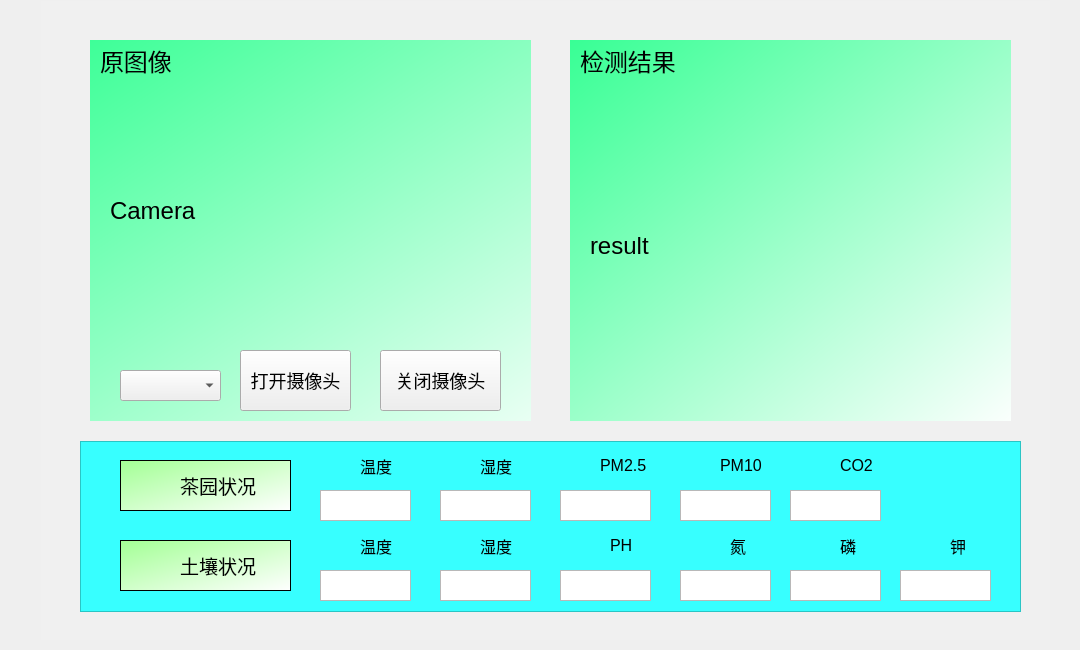
    <widget class="QWidget" name="tab">
     <attribute name="icon">
      <iconset>
       <normaloff>../PycharmProjects/Upper/image/js.png</normaloff>
       <normalon>../PycharmProjects/Upper/image/js_1.png</normalon>../PycharmProjects/Upper/image/js.png</iconset>
     </attribute>
     <attribute name="title">
      <string>实时监控</string>
     </attribute>
     <widget class="QGroupBox" name="groupBox_5">
      <property name="geometry">
       <rect>
        <x>90</x>
        <y>40</y>
        <width>441</width>
        <height>381</height>
       </rect>
      </property>
      <property name="title">
       <string>摄像头画面</string>
      </property>
      <widget class="QLabel" name="camera_label">
       <property name="geometry">
        <rect>
         <x>20</x>
         <y>40</y>
         <width>401</width>
         <height>261</height>
        </rect>
       </property>
       <property name="styleSheet">
        <string notr="true">font:24px</string>
       </property>
       <property name="text">
        <string>Camera</string>
       </property>
      </widget>
      <widget class="QPushButton" name="open_camera_button">
       <property name="geometry">
        <rect>
         <x>150</x>
         <y>310</y>
         <width>111</width>
         <height>61</height>
        </rect>
       </property>
       <property name="font">
        <font>
         <pointsize>-1</pointsize>
         <weight>50</weight>
         <italic>false</italic>
         <bold>false</bold>
        </font>
       </property>
       <property name="styleSheet">
        <string notr="true">font:18px</string>
       </property>
       <property name="text">
        <string>打开摄像头</string>
       </property>
      </widget>
      <widget class="QPushButton" name="close_camera_button">
       <property name="geometry">
        <rect>
         <x>290</x>
         <y>310</y>
         <width>121</width>
         <height>61</height>
        </rect>
       </property>
       <property name="font">
        <font>
         <pointsize>-1</pointsize>
         <weight>50</weight>
         <italic>false</italic>
         <bold>false</bold>
        </font>
       </property>
       <property name="styleSheet">
        <string notr="true">font:18px</string>
       </property>
       <property name="text">
        <string>关闭摄像头</string>
       </property>
      </widget>
      <widget class="QComboBox" name="select_Camera">
       <property name="geometry">
        <rect>
         <x>30</x>
         <y>330</y>
         <width>101</width>
         <height>31</height>
        </rect>
       </property>
      </widget>
      <widget class="QTextEdit" name="textEdit_2">
       <property name="geometry">
        <rect>
         <x>-60</x>
         <y>-10</y>
         <width>601</width>
         <height>411</height>
        </rect>
       </property>
       <property name="styleSheet">
        <string notr="true">background-color: qlineargradient(spread:pad, x1:0, y1:0, x2:1, y2:1, stop:0 rgba(49, 255, 145, 255), stop:1 rgba(255, 255, 255, 255));</string>
       </property>
      </widget>
      <widget class="QLabel" name="label_23">
       <property name="geometry">
        <rect>
         <x>110</x>
         <y>0</y>
         <width>41</width>
         <height>41</height>
        </rect>
       </property>
       <property name="styleSheet">
        <string notr="true">image:url(:/icon/image/video.png)</string>
       </property>
       <property name="text">
        <string/>
       </property>
      </widget>
      <widget class="QLabel" name="label_34">
       <property name="geometry">
        <rect>
         <x>10</x>
         <y>0</y>
         <width>141</width>
         <height>41</height>
        </rect>
       </property>
       <property name="styleSheet">
        <string notr="true">font:18pt;</string>
       </property>
       <property name="text">
        <string>原图像</string>
       </property>
      </widget>
      <zorder>textEdit_2</zorder>
      <zorder>camera_label</zorder>
      <zorder>open_camera_button</zorder>
      <zorder>close_camera_button</zorder>
      <zorder>select_Camera</zorder>
      <zorder>label_34</zorder>
      <zorder>label_23</zorder>
     </widget>
     <widget class="QGroupBox" name="groupBox_6">
      <property name="geometry">
       <rect>
        <x>570</x>
        <y>40</y>
        <width>441</width>
        <height>381</height>
       </rect>
      </property>
      <property name="title">
       <string>病虫害识别结果</string>
      </property>
      <widget class="QLabel" name="result_label">
       <property name="geometry">
        <rect>
         <x>20</x>
         <y>40</y>
         <width>401</width>
         <height>331</height>
        </rect>
       </property>
       <property name="styleSheet">
        <string notr="true">font:24px</string>
       </property>
       <property name="text">
        <string>result</string>
       </property>
      </widget>
      <widget class="QTextEdit" name="textEdit_6">
       <property name="geometry">
        <rect>
         <x>-20</x>
         <y>-10</y>
         <width>471</width>
         <height>401</height>
        </rect>
       </property>
       <property name="styleSheet">
        <string notr="true">background-color: qlineargradient(spread:pad, x1:0, y1:0, x2:1, y2:1, stop:0 rgba(49, 255, 145, 255), stop:1 rgba(255, 255, 255, 255));</string>
       </property>
      </widget>
      <widget class="QLabel" name="label_24">
       <property name="geometry">
        <rect>
         <x>140</x>
         <y>0</y>
         <width>41</width>
         <height>51</height>
        </rect>
       </property>
       <property name="styleSheet">
        <string notr="true">image:url(:/icon/image/eye_hw.png)</string>
       </property>
       <property name="text">
        <string/>
       </property>
      </widget>
      <widget class="QLabel" name="label_35">
       <property name="geometry">
        <rect>
         <x>10</x>
         <y>0</y>
         <width>141</width>
         <height>41</height>
        </rect>
       </property>
       <property name="styleSheet">
        <string notr="true">font:18pt;</string>
       </property>
       <property name="text">
        <string>检测结果</string>
       </property>
      </widget>
      <zorder>textEdit_6</zorder>
      <zorder>result_label</zorder>
      <zorder>label_24</zorder>
      <zorder>label_35</zorder>
     </widget>
     <widget class="QLabel" name="label_39">
      <property name="geometry">
       <rect>
        <x>60</x>
        <y>490</y>
        <width>51</width>
        <height>51</height>
       </rect>
      </property>
      <property name="styleSheet">
       <string notr="true">image: url(:/data.png);</string>
      </property>
      <property name="text">
       <string/>
      </property>
     </widget>
     <widget class="QTextEdit" name="textEdit_4">
      <property name="geometry">
       <rect>
        <x>120</x>
        <y>460</y>
        <width>171</width>
        <height>51</height>
       </rect>
      </property>
      <property name="styleSheet">
       <string notr="true">background-color: qlineargradient(spread:pad, x1:0, y1:0, x2:1, y2:1, stop:0 rgba(162, 255, 148,255), stop:1 rgba(255, 255, 255, 255));</string>
      </property>
     </widget>
     <widget class="QLabel" name="label_14">
      <property name="geometry">
       <rect>
        <x>180</x>
        <y>470</y>
        <width>91</width>
        <height>31</height>
       </rect>
      </property>
      <property name="styleSheet">
       <string notr="true">font:14pt;</string>
      </property>
      <property name="text">
       <string>茶园状况</string>
      </property>
     </widget>
     <widget class="QLabel" name="label_18">
      <property name="geometry">
       <rect>
        <x>130</x>
        <y>460</y>
        <width>41</width>
        <height>51</height>
       </rect>
      </property>
      <property name="styleSheet">
       <string notr="true">image:url(:/icon/image/tea-logo.png)</string>
      </property>
      <property name="text">
       <string/>
      </property>
     </widget>
     <widget class="QLabel" name="level_2">
      <property name="geometry">
       <rect>
        <x>360</x>
        <y>450</y>
        <width>121</width>
        <height>31</height>
       </rect>
      </property>
      <property name="styleSheet">
       <string notr="true">font:12pt;</string>
      </property>
      <property name="text">
       <string>温度</string>
      </property>
     </widget>
     <widget class="QLabel" name="level_3">
      <property name="geometry">
       <rect>
        <x>480</x>
        <y>450</y>
        <width>121</width>
        <height>31</height>
       </rect>
      </property>
      <property name="styleSheet">
       <string notr="true">font:12pt;</string>
      </property>
      <property name="text">
       <string>湿度</string>
      </property>
     </widget>
     <widget class="QTextEdit" name="shidu_tu">
      <property name="geometry">
       <rect>
        <x>440</x>
        <y>490</y>
        <width>91</width>
        <height>31</height>
       </rect>
      </property>
      <property name="styleSheet">
       <string notr="true">font:11pt;</string>
      </property>
     </widget>
     <widget class="QTextEdit" name="wendu_tu">
      <property name="geometry">
       <rect>
        <x>320</x>
        <y>490</y>
        <width>91</width>
        <height>31</height>
       </rect>
      </property>
      <property name="styleSheet">
       <string notr="true">font:11pt;</string>
      </property>
     </widget>
     <widget class="QLabel" name="level_5">
      <property name="geometry">
       <rect>
        <x>840</x>
        <y>450</y>
        <width>121</width>
        <height>31</height>
       </rect>
      </property>
      <property name="styleSheet">
       <string notr="true">font:12pt;</string>
      </property>
      <property name="text">
       <string>CO2</string>
      </property>
     </widget>
     <widget class="QLabel" name="level_6">
      <property name="geometry">
       <rect>
        <x>720</x>
        <y>450</y>
        <width>121</width>
        <height>31</height>
       </rect>
      </property>
      <property name="styleSheet">
       <string notr="true">font:12pt;</string>
      </property>
      <property name="text">
       <string>PM10</string>
      </property>
     </widget>
     <widget class="QTextEdit" name="ec">
      <property name="geometry">
       <rect>
        <x>790</x>
        <y>490</y>
        <width>91</width>
        <height>31</height>
       </rect>
      </property>
      <property name="styleSheet">
       <string notr="true">font:11pt;</string>
      </property>
     </widget>
     <widget class="QLabel" name="label_19">
      <property name="geometry">
       <rect>
        <x>320</x>
        <y>450</y>
        <width>31</width>
        <height>31</height>
       </rect>
      </property>
      <property name="styleSheet">
       <string notr="true">image:url(:/icon/image/temperature.png)</string>
      </property>
      <property name="text">
       <string/>
      </property>
     </widget>
     <widget class="QLabel" name="label_20">
      <property name="geometry">
       <rect>
        <x>440</x>
        <y>450</y>
        <width>35</width>
        <height>31</height>
       </rect>
      </property>
      <property name="styleSheet">
       <string notr="true">image:url(:/icon/image/wet.png)</string>
      </property>
      <property name="text">
       <string/>
      </property>
     </widget>
     <widget class="QLabel" name="label_22">
      <property name="geometry">
       <rect>
        <x>790</x>
        <y>445</y>
        <width>41</width>
        <height>41</height>
       </rect>
      </property>
      <property name="styleSheet">
       <string notr="true">image:url(:/icon/image/CO2.png)</string>
      </property>
      <property name="text">
       <string/>
      </property>
     </widget>
     <widget class="QLabel" name="label_25">
      <property name="geometry">
       <rect>
        <x>560</x>
        <y>450</y>
        <width>31</width>
        <height>31</height>
       </rect>
      </property>
      <property name="styleSheet">
       <string notr="true">image:url(:/icon/image/PM2.5.png)</string>
      </property>
      <property name="text">
       <string/>
      </property>
     </widget>
     <widget class="QLabel" name="label_26">
      <property name="geometry">
       <rect>
        <x>680</x>
        <y>450</y>
        <width>31</width>
        <height>31</height>
       </rect>
      </property>
      <property name="styleSheet">
       <string notr="true">image:url(:/icon/image/PM10.png)</string>
      </property>
      <property name="text">
       <string/>
      </property>
     </widget>
     <widget class="QLabel" name="level_7">
      <property name="geometry">
       <rect>
        <x>600</x>
        <y>450</y>
        <width>61</width>
        <height>31</height>
       </rect>
      </property>
      <property name="styleSheet">
       <string notr="true">font:12pt;</string>
      </property>
      <property name="text">
       <string>PM2.5</string>
      </property>
     </widget>
     <widget class="QTextEdit" name="ph_3">
      <property name="geometry">
       <rect>
        <x>560</x>
        <y>490</y>
        <width>91</width>
        <height>31</height>
       </rect>
      </property>
      <property name="styleSheet">
       <string notr="true">font:11pt;</string>
      </property>
     </widget>
     <widget class="QTextEdit" name="ph_4">
      <property name="geometry">
       <rect>
        <x>680</x>
        <y>490</y>
        <width>91</width>
        <height>31</height>
       </rect>
      </property>
      <property name="styleSheet">
       <string notr="true">font:11pt;</string>
      </property>
     </widget>
     <widget class="QLabel" name="label_21">
      <property name="geometry">
       <rect>
        <x>320</x>
        <y>525</y>
        <width>38</width>
        <height>38</height>
       </rect>
      </property>
      <property name="styleSheet">
       <string notr="true">image:url(:/icon/image/土壤温度.png)</string>
      </property>
      <property name="text">
       <string/>
      </property>
     </widget>
     <widget class="QLabel" name="level_8">
      <property name="geometry">
       <rect>
        <x>840</x>
        <y>530</y>
        <width>121</width>
        <height>31</height>
       </rect>
      </property>
      <property name="styleSheet">
       <string notr="true">font:12pt;</string>
      </property>
      <property name="text">
       <string>磷</string>
      </property>
     </widget>
     <widget class="QTextEdit" name="shidu_tu_2">
      <property name="geometry">
       <rect>
        <x>440</x>
        <y>570</y>
        <width>91</width>
        <height>31</height>
       </rect>
      </property>
      <property name="styleSheet">
       <string notr="true">font:11pt;</string>
      </property>
     </widget>
     <widget class="QLabel" name="level_9">
      <property name="geometry">
       <rect>
        <x>730</x>
        <y>530</y>
        <width>31</width>
        <height>31</height>
       </rect>
      </property>
      <property name="styleSheet">
       <string notr="true">font:12pt;</string>
      </property>
      <property name="text">
       <string>氮</string>
      </property>
     </widget>
     <widget class="QLabel" name="label_27">
      <property name="geometry">
       <rect>
        <x>790</x>
        <y>520</y>
        <width>51</width>
        <height>51</height>
       </rect>
      </property>
      <property name="styleSheet">
       <string notr="true">image:url(:/icon/image/土壤磷.png)</string>
      </property>
      <property name="text">
       <string/>
      </property>
     </widget>
     <widget class="QTextEdit" name="ph_5">
      <property name="geometry">
       <rect>
        <x>680</x>
        <y>570</y>
        <width>91</width>
        <height>31</height>
       </rect>
      </property>
      <property name="styleSheet">
       <string notr="true">font:11pt;</string>
      </property>
     </widget>
     <widget class="QLabel" name="level_4">
      <property name="geometry">
       <rect>
        <x>360</x>
        <y>530</y>
        <width>121</width>
        <height>31</height>
       </rect>
      </property>
      <property name="styleSheet">
       <string notr="true">font:12pt;</string>
      </property>
      <property name="text">
       <string>温度</string>
      </property>
     </widget>
     <widget class="QTextEdit" name="ec_2">
      <property name="geometry">
       <rect>
        <x>790</x>
        <y>570</y>
        <width>91</width>
        <height>31</height>
       </rect>
      </property>
      <property name="styleSheet">
       <string notr="true">font:11pt;</string>
      </property>
     </widget>
     <widget class="QLabel" name="label_28">
      <property name="geometry">
       <rect>
        <x>680</x>
        <y>520</y>
        <width>51</width>
        <height>51</height>
       </rect>
      </property>
      <property name="styleSheet">
       <string notr="true">image:url(:/icon/image/土壤氮.png)</string>
      </property>
      <property name="text">
       <string/>
      </property>
     </widget>
     <widget class="QLabel" name="label_29">
      <property name="geometry">
       <rect>
        <x>160</x>
        <y>530</y>
        <width>41</width>
        <height>51</height>
       </rect>
      </property>
      <property name="styleSheet">
       <string notr="true">image:url(:/icon/image/tea-logo.png)</string>
      </property>
      <property name="text">
       <string/>
      </property>
     </widget>
     <widget class="QLabel" name="label_30">
      <property name="geometry">
       <rect>
        <x>565</x>
        <y>530</y>
        <width>31</width>
        <height>31</height>
       </rect>
      </property>
      <property name="styleSheet">
       <string notr="true">image:url(:/icon/image/PH.png)</string>
      </property>
      <property name="text">
       <string/>
      </property>
     </widget>
     <widget class="QLabel" name="label_31">
      <property name="geometry">
       <rect>
        <x>432</x>
        <y>520</y>
        <width>51</width>
        <height>48</height>
       </rect>
      </property>
      <property name="styleSheet">
       <string notr="true">image:url(:/icon/image/土壤湿度.png)</string>
      </property>
      <property name="text">
       <string/>
      </property>
     </widget>
     <widget class="QLabel" name="level_10">
      <property name="geometry">
       <rect>
        <x>610</x>
        <y>530</y>
        <width>61</width>
        <height>31</height>
       </rect>
      </property>
      <property name="styleSheet">
       <string notr="true">font:12pt;</string>
      </property>
      <property name="text">
       <string>PH</string>
      </property>
     </widget>
     <widget class="QTextEdit" name="ph_6">
      <property name="geometry">
       <rect>
        <x>560</x>
        <y>570</y>
        <width>91</width>
        <height>31</height>
       </rect>
      </property>
      <property name="styleSheet">
       <string notr="true">font:11pt;</string>
      </property>
     </widget>
     <widget class="QLabel" name="level_11">
      <property name="geometry">
       <rect>
        <x>480</x>
        <y>530</y>
        <width>71</width>
        <height>31</height>
       </rect>
      </property>
      <property name="styleSheet">
       <string notr="true">font:12pt;</string>
      </property>
      <property name="text">
       <string>湿度</string>
      </property>
     </widget>
     <widget class="QTextEdit" name="wendu_tu_2">
      <property name="geometry">
       <rect>
        <x>320</x>
        <y>570</y>
        <width>91</width>
        <height>31</height>
       </rect>
      </property>
      <property name="styleSheet">
       <string notr="true">font:11pt;</string>
      </property>
     </widget>
     <widget class="QTextEdit" name="textEdit_5">
      <property name="geometry">
       <rect>
        <x>120</x>
        <y>540</y>
        <width>171</width>
        <height>51</height>
       </rect>
      </property>
      <property name="styleSheet">
       <string notr="true">background-color: qlineargradient(spread:pad, x1:0, y1:0, x2:1, y2:1, stop:0 rgba(162, 255, 148,255), stop:1 rgba(255, 255, 255, 255));</string>
      </property>
     </widget>
     <widget class="QLabel" name="label_33">
      <property name="geometry">
       <rect>
        <x>180</x>
        <y>550</y>
        <width>91</width>
        <height>31</height>
       </rect>
      </property>
      <property name="styleSheet">
       <string notr="true">font:14pt;</string>
      </property>
      <property name="text">
       <string>土壤状况</string>
      </property>
     </widget>
     <widget class="QLabel" name="level_22">
      <property name="geometry">
       <rect>
        <x>950</x>
        <y>530</y>
        <width>121</width>
        <height>31</height>
       </rect>
      </property>
      <property name="styleSheet">
       <string notr="true">font:12pt;</string>
      </property>
      <property name="text">
       <string>钾</string>
      </property>
     </widget>
     <widget class="QTextEdit" name="ec_5">
      <property name="geometry">
       <rect>
        <x>900</x>
        <y>570</y>
        <width>91</width>
        <height>31</height>
       </rect>
      </property>
      <property name="styleSheet">
       <string notr="true">font:11pt;</string>
      </property>
     </widget>
     <widget class="QLabel" name="label_69">
      <property name="geometry">
       <rect>
        <x>900</x>
        <y>520</y>
        <width>51</width>
        <height>51</height>
       </rect>
      </property>
      <property name="styleSheet">
       <string notr="true">image:url(:/icon/image/土壤钾.png)</string>
      </property>
      <property name="text">
       <string/>
      </property>
     </widget>
     <widget class="QLabel" name="label_32">
      <property name="geometry">
       <rect>
        <x>135</x>
        <y>550</y>
        <width>32</width>
        <height>32</height>
       </rect>
      </property>
      <property name="styleSheet">
       <string notr="true">image:url(:/icon/image/土壤.png)</string>
      </property>
      <property name="text">
       <string/>
      </property>
     </widget>
     <widget class="QListView" name="listView">
      <property name="geometry">
       <rect>
        <x>40</x>
        <y>0</y>
        <width>1011</width>
        <height>641</height>
       </rect>
      </property>
      <property name="styleSheet">
       <string notr="true">background-image:url(:/icon/image/tea_main.jpg);
background-color: rgba(255, 255, 255, 10);
</string>
      </property>
     </widget>
     <widget class="QListView" name="listView_2">
      <property name="geometry">
       <rect>
        <x>80</x>
        <y>441</y>
        <width>941</width>
        <height>171</height>
       </rect>
      </property>
      <property name="styleSheet">
       <string notr="true">background-color:rgb(55, 255, 255)</string>
      </property>
     </widget>
     <zorder>listView</zorder>
     <zorder>listView_2</zorder>
     <zorder>groupBox_5</zorder>
     <zorder>label_39</zorder>
     <zorder>textEdit_4</zorder>
     <zorder>label_14</zorder>
     <zorder>label_18</zorder>
     <zorder>level_2</zorder>
     <zorder>level_3</zorder>
     <zorder>shidu_tu</zorder>
     <zorder>wendu_tu</zorder>
     <zorder>level_5</zorder>
     <zorder>level_6</zorder>
     <zorder>ec</zorder>
     <zorder>label_19</zorder>
     <zorder>label_20</zorder>
     <zorder>label_22</zorder>
     <zorder>label_25</zorder>
     <zorder>label_26</zorder>
     <zorder>level_7</zorder>
     <zorder>ph_3</zorder>
     <zorder>ph_4</zorder>
     <zorder>label_21</zorder>
     <zorder>level_8</zorder>
     <zorder>shidu_tu_2</zorder>
     <zorder>level_9</zorder>
     <zorder>label_27</zorder>
     <zorder>ph_5</zorder>
     <zorder>level_4</zorder>
     <zorder>ec_2</zorder>
     <zorder>label_28</zorder>
     <zorder>label_29</zorder>
     <zorder>label_30</zorder>
     <zorder>label_31</zorder>
     <zorder>level_10</zorder>
     <zorder>ph_6</zorder>
     <zorder>level_11</zorder>
     <zorder>wendu_tu_2</zorder>
     <zorder>textEdit_5</zorder>
     <zorder>label_33</zorder>
     <zorder>level_22</zorder>
     <zorder>ec_5</zorder>
     <zorder>label_69</zorder>
     <zorder>label_32</zorder>
     <zorder>groupBox_6</zorder>
    </widget>
